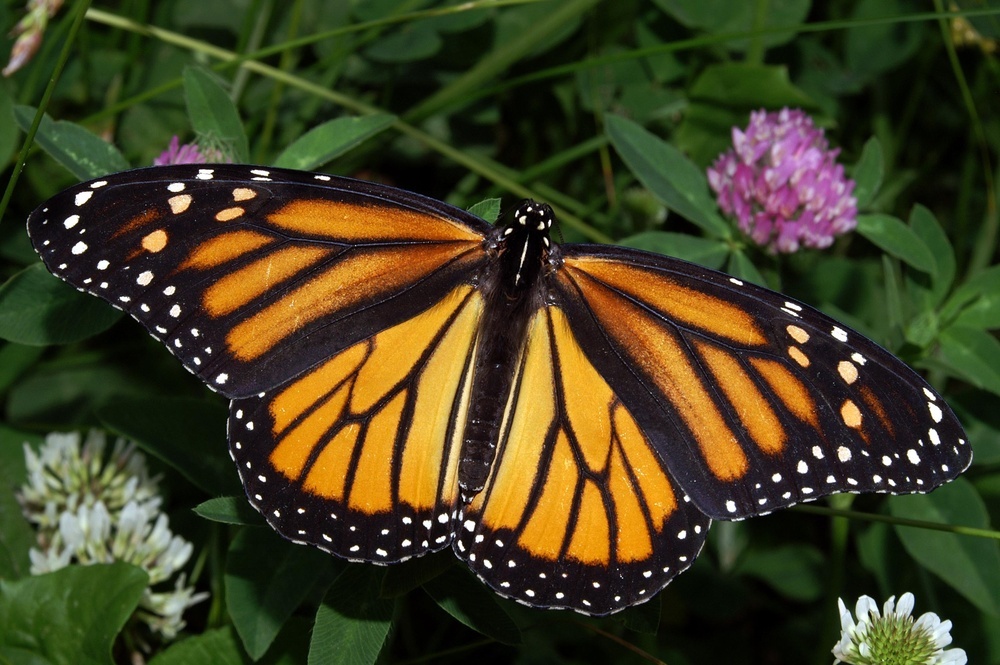
#> input picture 1-intro-to-computer-vision/activities/3-types-features-and-image-segmentation/images/monarch.jpg, 1000 x 665 px, shrunk from 3008 x 2000 before the run
$ jupyter execute '3. K-means.ipynb'   (shell and % lines are left out)
#> lines starting #> are read from the running program, lines starting #| are printed output that depends on the picture; after the words box and inside, x2 and y2 are one past the last pixel; in counts of white or black regions, pixels touching at a corner belong together; long printed decimals are rounded
# K-means Clustering

### Import resources and display image

[cell 1]
import numpy as np
import matplotlib.pyplot as plt
import cv2


# Read in the image
## Check out the images directory to see other images you can work with
# And select one!
image = cv2.imread('images/monarch.jpg')
#> image is the input picture: shape (665, 1000, 3); mean B, G, R 32.9, 63.4, 66.8

# Change color to RGB (from BGR)
image = cv2.cvtColor(image, cv2.COLOR_BGR2RGB)

plt.imshow(image)

### Prepare data for k-means

[cell 2]
# Reshape image into a 2D array of pixels and 3 color values (RGB)
pixel_vals = image.reshape((-1,3))
print("image shape", image.shape)
#| image shape (665, 1000, 3)
print("pixel_vals shape", pixel_vals.shape)
#| pixel_vals shape (665000, 3)

# Convert to float type
pixel_vals = np.float32(pixel_vals)

### Implement k-means clustering

[cell 3]
# define stopping criteria
# you can change the number of max iterations for faster convergence!
criteria = (cv2.TERM_CRITERIA_EPS + cv2.TERM_CRITERIA_MAX_ITER, 10, 0.2)

# then perform k-means clustering
k = 2
retval, labels, centers = cv2.kmeans(pixel_vals, k, None, criteria, 10, cv2.KMEANS_RANDOM_CENTERS)
#> retval = 1.91e+09; centers = [[34.67, 42.6, 21.52], [195.8, 146.8, 78.69]]

# convert data into 8-bit values
centers = np.uint8(centers)
#> centers = [[34, 42, 21], [195, 146, 78]]
segmented_data = centers[labels.flatten()]

# reshape data into the original image dimensions
segmented_image = segmented_data.reshape((image.shape))
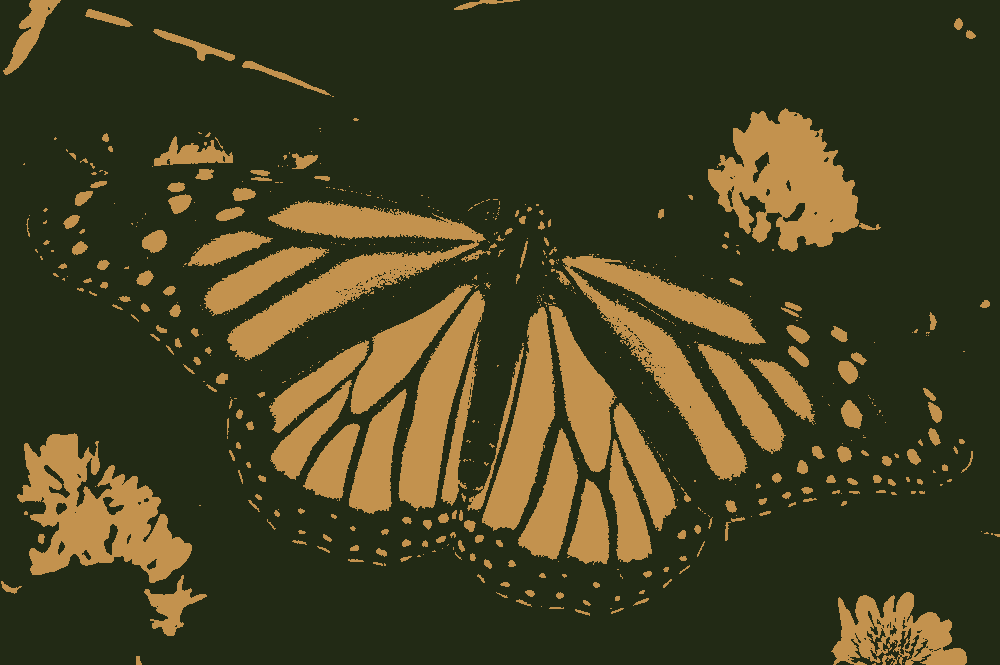
#> segmented_image: shape (665, 1000, 3); mean R, G, B 66.1, 62.7, 32.4
labels_reshape = labels.reshape(image.shape[0], image.shape[1])
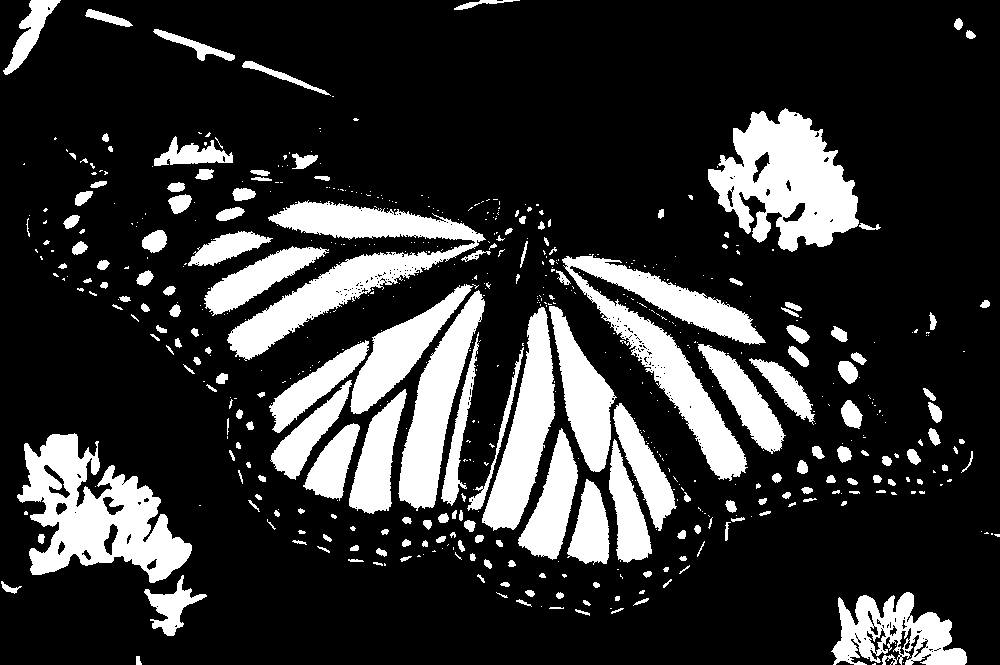
#> labels_reshape: shape (665, 1000) int32; values 0 (black) and 1 (white), 19.9% white; 608 white regions (404 under 20 px), largest, box (x1, y1, x2, y2) and area: (17, 433, 192, 583) 12731, (708, 108, 859, 252) 12610, (562, 254, 766, 481) 12289

plt.imshow(segmented_image)

[cell 4]
print("retval", retval)
#| retval 1908419978.124
print("labels", labels.shape)
#| labels (665000, 1)
print("centers", centers.shape)
#| centers (2, 3)

[cell 5]
#Visualize one segment, try to find which is the leaves, background, etc!
f, (ax1, ax2) = plt.subplots(1, 2, figsize=(20, 60))
ax1.imshow(labels_reshape==0, cmap='gray')
ax1.set_title("k = 0")
ax2.imshow(labels_reshape==1, cmap='gray')
ax2.set_title("k = 1")
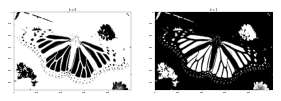
#> figure drawn by matplotlib, 2 panels

[cell 6]
# mask an image segment by cluster
cluster = 0 # the first cluster

masked_image = np.copy(image)
# turn the mask green!
masked_image[labels_reshape == cluster] = [0, 0, 0]
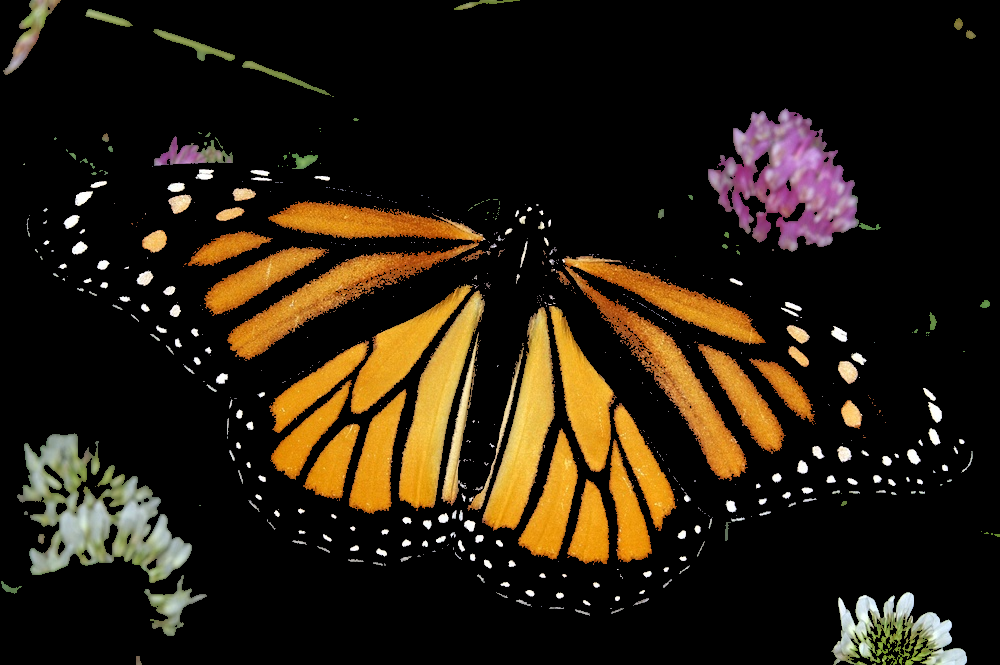
#> masked_image: shape (665, 1000, 3); mean R, G, B 39, 29.2, 15.7

plt.imshow(masked_image)

$ run again, with 1-intro-to-computer-vision/activities/3-types-features-and-image-segmentation/images/flamingos.jpg copied over 1-intro-to-computer-vision/activities/3-types-features-and-image-segmentation/images/monarch.jpg
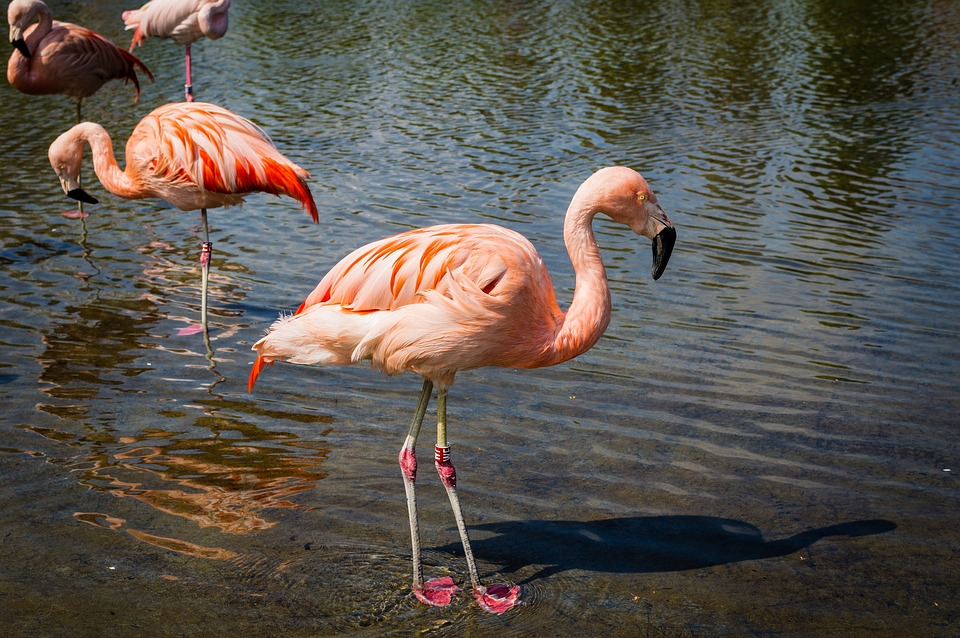
#> input picture 1-intro-to-computer-vision/activities/3-types-features-and-image-segmentation/images/flamingos.jpg, 960 x 638 px
#> image is the input picture: shape (638, 960, 3); mean B, G, R 77.9, 84.9, 91.1
#| image shape (638, 960, 3)
#| pixel_vals shape (612480, 3)
#> `retval, labels, centers = cv2.kmeans(pixel_vals, k, None, criteria, 10..`: retval = 1.84e+09; centers = [[145.4, 133.5, 128.9], [65.73, 62.26, 54.03]]
#> `centers = np.uint8(centers)`: centers = [[145, 133, 128], [65, 62, 54]]
#> `labels_reshape = labels.reshape(image.shape[0], image.shape[1])`:
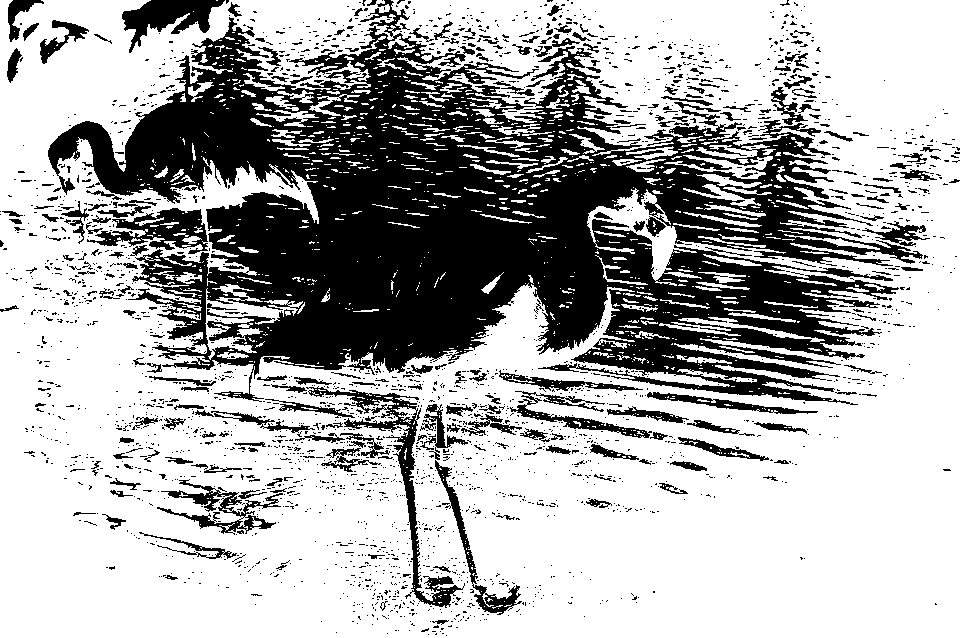
#> labels_reshape: shape (638, 960) int32; values 0 (black) and 1 (white), 68.2% white; 2587 black regions (2330 under 20 px), largest, box (x1, y1, x2, y2) and area: (48, 0, 923, 405) 152463, (306, 386, 465, 608) 3614, (87, 208, 208, 254) 2471
#| retval 1837387268.135
#| labels (612480, 1)
#| centers (2, 3)
#> `masked_image[labels_reshape == cluster] = [0, 0, 0]`:
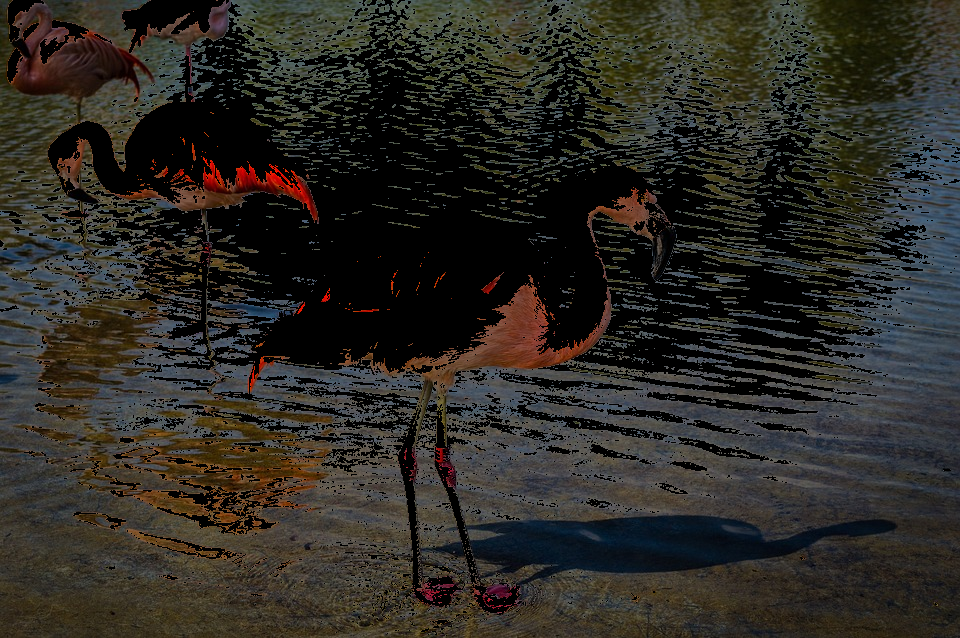
#> masked_image: shape (638, 960, 3); mean R, G, B 44.8, 42.4, 36.8

$ run again, with 1-intro-to-computer-vision/activities/3-types-features-and-image-segmentation/images/oranges_orig.jpg copied over 1-intro-to-computer-vision/activities/3-types-features-and-image-segmentation/images/monarch.jpg
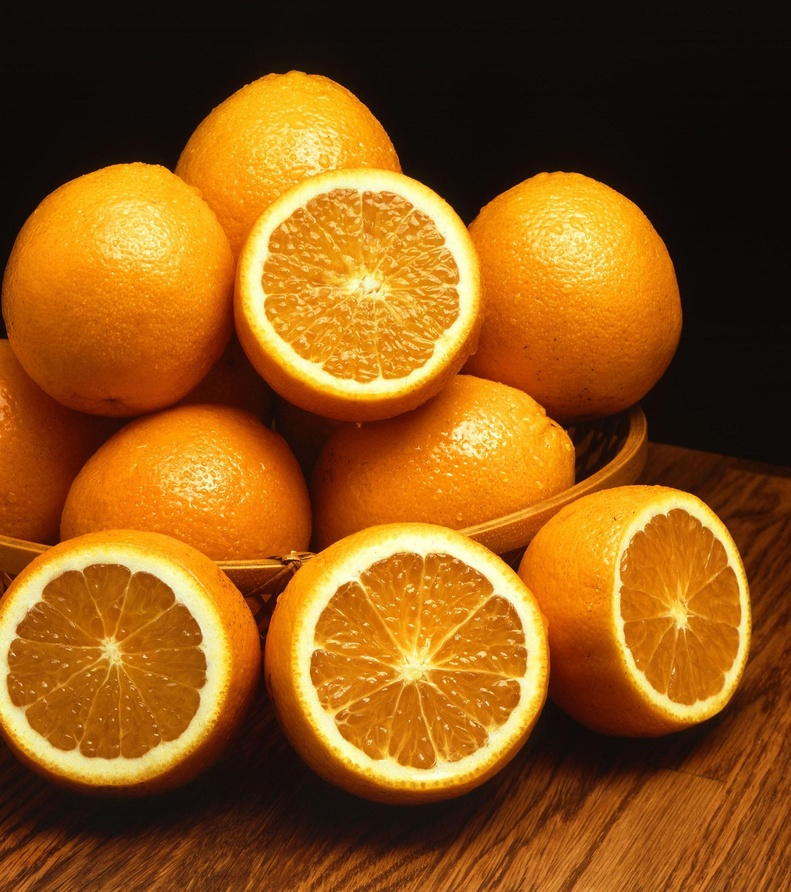
#> input picture 1-intro-to-computer-vision/activities/3-types-features-and-image-segmentation/images/oranges_orig.jpg, 791 x 892 px, shrunk from 1999 x 2254 before the run
#> image is the input picture: shape (892, 791, 3); mean B, G, R 22.6, 85.5, 140
#| image shape (892, 791, 3)
#| pixel_vals shape (705572, 3)
#> `retval, labels, centers = cv2.kmeans(pixel_vals, k, None, criteria, 10..`: retval = 3e+09; centers = [[217.9, 140.2, 34.75], [48.4, 21.18, 8.2]]
#> `centers = np.uint8(centers)`: centers = [[217, 140, 34], [48, 21, 8]]
#> `labels_reshape = labels.reshape(image.shape[0], image.shape[1])`:
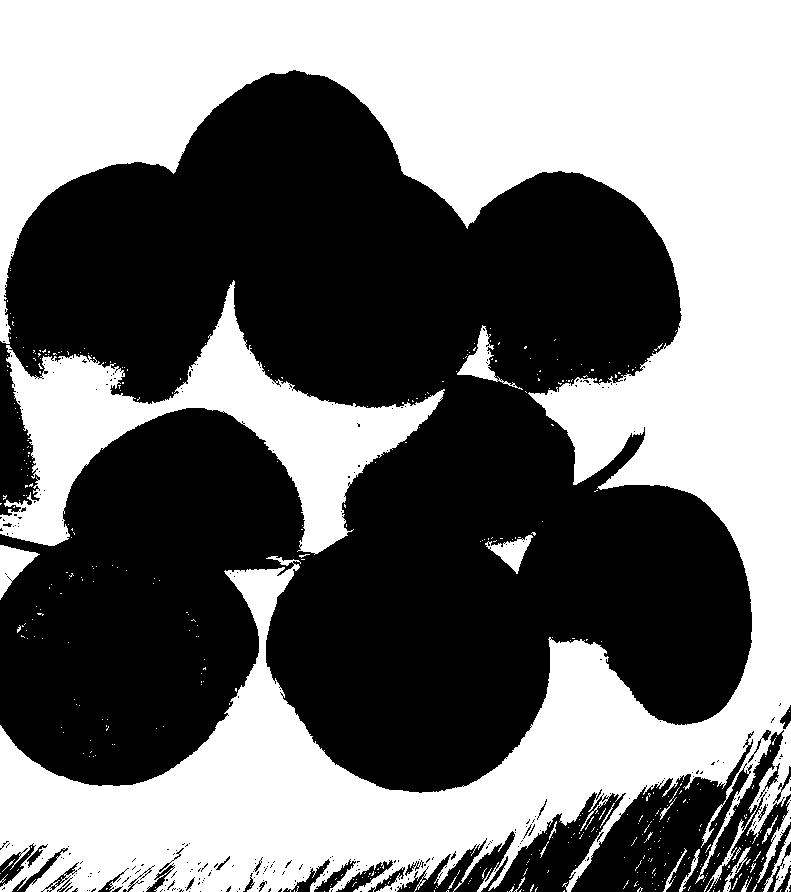
#> labels_reshape: shape (892, 791) int32; values 0 (black) and 1 (white), 45.9% white; 460 white regions (435 under 20 px), largest, box (x1, y1, x2, y2) and area: (0, 0, 791, 892) 283630, (0, 280, 445, 555) 34637, (0, 545, 40, 600) 995
#| retval 3000891878.990
#| labels (705572, 1)
#| centers (2, 3)
#> `masked_image[labels_reshape == cluster] = [0, 0, 0]`:
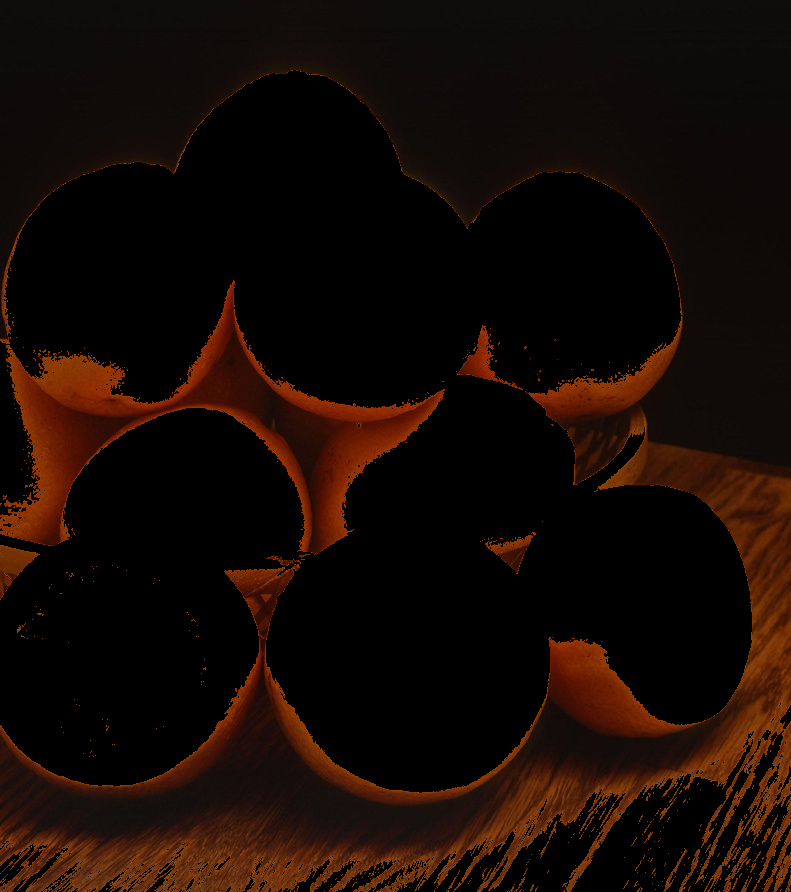
#> masked_image: shape (892, 791, 3); mean R, G, B 22.2, 9.7, 3.8

$ run again, with 1-intro-to-computer-vision/activities/3-types-features-and-image-segmentation/images/pancakes.jpg copied over 1-intro-to-computer-vision/activities/3-types-features-and-image-segmentation/images/monarch.jpg
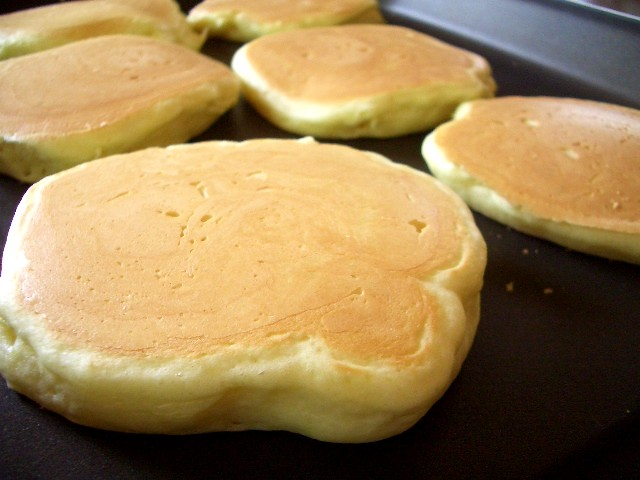
#> input picture 1-intro-to-computer-vision/activities/3-types-features-and-image-segmentation/images/pancakes.jpg, 640 x 480 px
#> image is the input picture: shape (480, 640, 3); mean B, G, R 85.1, 130.4, 157.3
#| image shape (480, 640, 3)
#| pixel_vals shape (307200, 3)
#> `retval, labels, centers = cv2.kmeans(pixel_vals, k, None, criteria, 10..`: retval = 1.07e+09; centers = [[48.07, 36.35, 19.77], [219.1, 183.5, 122]]
#> `centers = np.uint8(centers)`: centers = [[48, 36, 19], [219, 183, 122]]
#> `labels_reshape = labels.reshape(image.shape[0], image.shape[1])`:
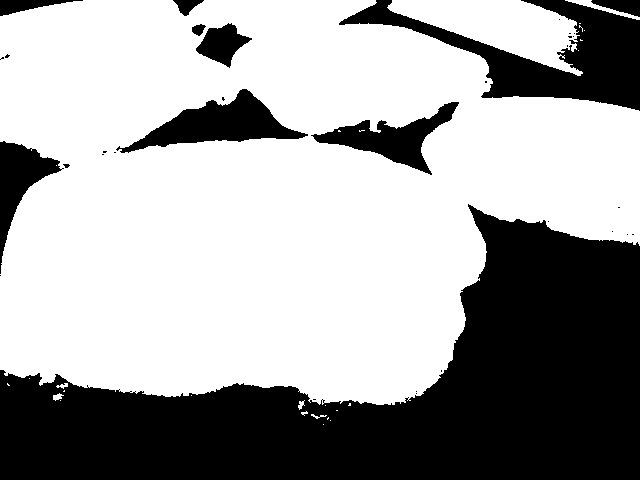
#> labels_reshape: shape (480, 640) int32; values 0 (black) and 1 (white), 63.9% white; 34 black regions (24 under 20 px), largest, box (x1, y1, x2, y2) and area: (0, 204, 640, 480) 85082, (339, 0, 640, 111) 11881, (116, 89, 308, 153) 4803
#| retval 1071259957.155
#| labels (307200, 1)
#| centers (2, 3)
#> `masked_image[labels_reshape == cluster] = [0, 0, 0]`:
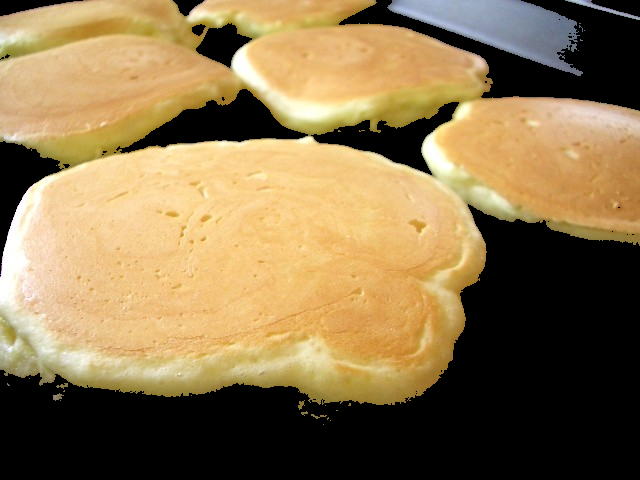
#> masked_image: shape (480, 640, 3); mean R, G, B 139.9, 117.2, 77.9
